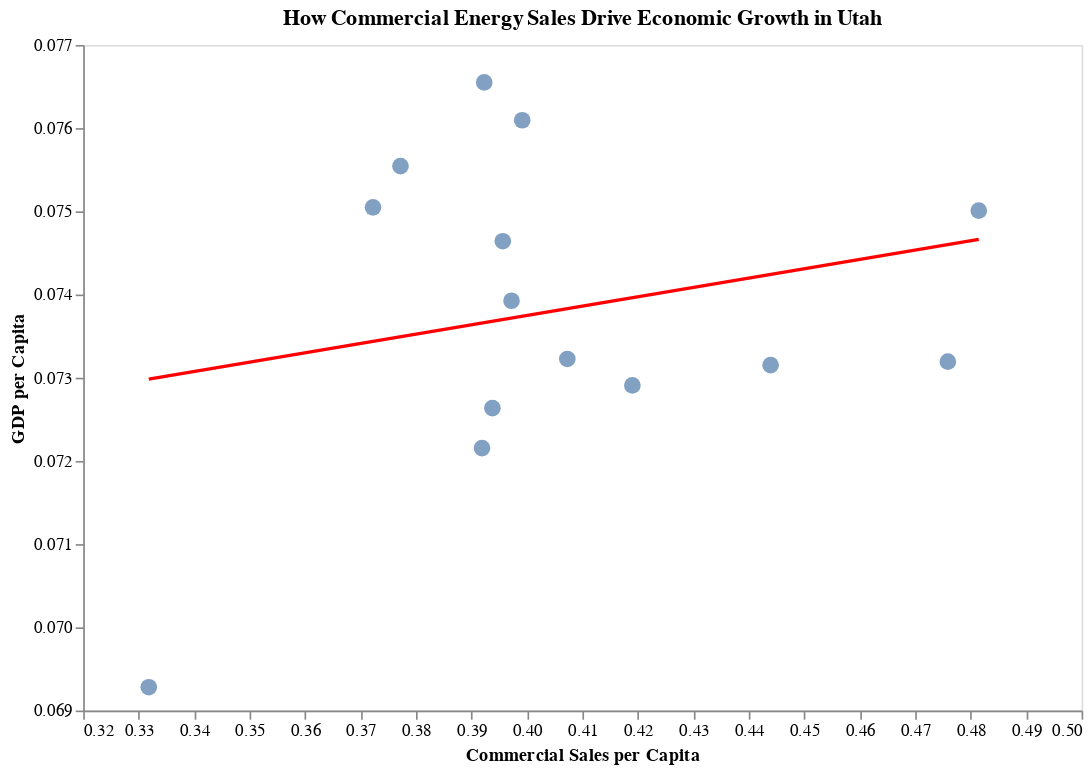

The code cell stored with this chart in its notebook:
### Markdown cell above
*** Utah Static Scatter Plot ***

### Code cell
# the same chart for utah and commercial
df_utah = df_long_gdp_2019[df_long_gdp_2019['State'] == 'Utah']
df_utah_commercial = df_utah[df_utah['Sector'] == 'Commercial Sales per Capita']

scatter = alt.Chart(df_utah_commercial).mark_circle(size=100).encode(
    x=alt.X('Sales per Capita', title='Commercial Sales per Capita', scale=alt.Scale(zero=False)),
    y=alt.Y('GDP per Capita', title='GDP per Capita', scale=alt.Scale(zero=False)),
    tooltip=['Sales per Capita', 'GDP per Capita']
).properties(
    title='How Commercial Energy Sales Drive Economic Growth in Utah',
    width=600,
    height=400
)

regression_line = alt.Chart(df_utah_commercial).transform_regression(
    'Sales per Capita', 'GDP per Capita'
).mark_line(color='red').encode(
    x='Sales per Capita',
    y='GDP per Capita'
)

# Apply the 538 theme
alt.themes.enable('latimes')

utah_chart = (scatter + regression_line).configure_axis(grid=False)

utah_chart

### Figure 1 — Vega-Lite specification as saved in the notebook (floating-point values rounded to 4 significant figures)
{"usermeta": {"embedOptions": {"theme": "latimes"}}, "config": {"view": {"continuousWidth": 300, "continuousHeight": 300}, "axis": {"grid": false}}, "layer": [{"mark": {"type": "circle", "size": 100}, "encoding": {"tooltip": [{"field": "Sales per Capita", "type": "quantitative"}, {"field": "GDP per Capita", "type": "quantitative"}], "x": {"field": "Sales per Capita", "scale": {"zero": false}, "title": "Commercial Sales per Capita", "type": "quantitative"}, "y": {"field": "GDP per Capita", "scale": {"zero": false}, "title": "GDP per Capita", "type": "quantitative"}}, "title": "How Commercial Energy Sales Drive Economic Growth in Utah"}, {"mark": {"type": "line", "color": "red"}, "encoding": {"x": {"field": "Sales per Capita", "type": "quantitative"}, "y": {"field": "GDP per Capita", "type": "quantitative"}}, "transform": [{"on": "Sales per Capita", "regression": "GDP per Capita"}]}], "data": {"name": "data-0c6f5276f98b66350f6c07126fe04e87"}, "height": 400, "width": 600, "$schema": "https://vega.github.io/schema/vega-lite/v5.20.1.json", "datasets": {"data-0c6f5276f98b66350f6c07126fe04e87": [{"State": "Utah", "Date": "2022-04-01T00:00:00", "GDP per Capita": 0.07554, "Sector": "Commercial Sales per Capita", "Sales per Capita": 0.3772}, {"State": "Utah", "Date": "2022-01-01T00:00:00", "GDP per Capita": 0.07609, "Sector": "Commercial Sales per Capita", "Sales per Capita": 0.3991}, {"State": "Utah", "Date": "2021-10-01T00:00:00", "GDP per Capita": 0.07655, "Sector": "Commercial Sales per Capita", "Sales per Capita": 0.3923}, {"State": "Utah", "Date": "2021-07-01T00:00:00", "GDP per Capita": 0.07501, "Sector": "Commercial Sales per Capita", "Sales per Capita": 0.4815}, {"State": "Utah", "Date": "2021-04-01T00:00:00", "GDP per Capita": 0.07505, "Sector": "Commercial Sales per Capita", "Sales per Capita": 0.3723}, {"State": "Utah", "Date": "2021-01-01T00:00:00", "GDP per Capita": 0.07464, "Sector": "Commercial Sales per Capita", "Sales per Capita": 0.3956}, {"State": "Utah", "Date": "2020-10-01T00:00:00", "GDP per Capita": 0.07393, "Sector": "Commercial Sales per Capita", "Sales per Capita": 0.3972}, {"State": "Utah", "Date": "2020-07-01T00:00:00", "GDP per Capita": 0.07315, "Sector": "Commercial Sales per Capita", "Sales per Capita": 0.4439}, {"State": "Utah", "Date": "2020-04-01T00:00:00", "GDP per Capita": 0.06928, "Sector": "Commercial Sales per Capita", "Sales per Capita": 0.3318}, {"State": "Utah", "Date": "2020-01-01T00:00:00", "GDP per Capita": 0.07263, "Sector": "Commercial Sales per Capita", "Sales per Capita": 0.3938}, {"State": "Utah", "Date": "2019-10-01T00:00:00", "GDP per Capita": 0.07323, "Sector": "Commercial Sales per Capita", "Sales per Capita": 0.4073}, {"State": "Utah", "Date": "2019-07-01T00:00:00", "GDP per Capita": 0.07319, "Sector": "Commercial Sales per Capita", "Sales per Capita": 0.4759}, {"State": "Utah", "Date": "2019-04-01T00:00:00", "GDP per Capita": 0.07215, "Sector": "Commercial Sales per Capita", "Sales per Capita": 0.3919}, {"State": "Utah", "Date": "2019-01-01T00:00:00", "GDP per Capita": 0.07291, "Sector": "Commercial Sales per Capita", "Sales per Capita": 0.419}]}}
